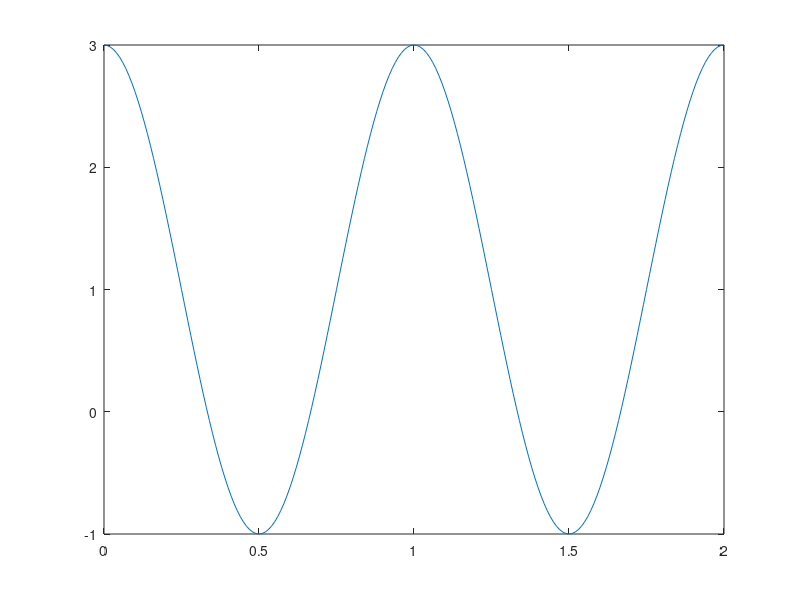

MATLAB code for this plot:
% Example reconstruction signal

a=[1 0 1]; % a_k
T=2; % Period
Ts=0.01; % Samples
t=0:Ts:T;
x=ones(1,length(t))*a(1);

for k=1:(length(a)-1)
    x = x + a(k+1)*exp((j*2*pi*k*t)/T) + conj(a(k+1))*exp((-j*2*pi*k*t)/T);
end

% Output: x = 1+2cos(2*(2*pi/T)*t)

plot(t,x)

